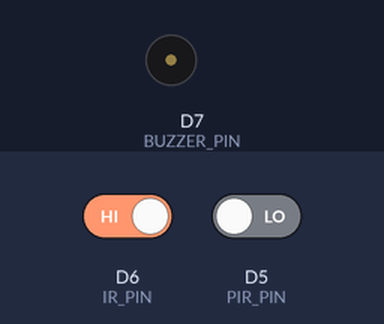
This sketch was run on a simulated ESP8266 (NodeMCU). Parts: buzzer (waves = sounding, pin HIGH). Inputs (shaded band) come from the test bench; at power-on: D6 (IR_PIN) HIGH, D5 (PIR_PIN) LOW. The modem accepts every AT command (registered, SIM ready, sends succeed) and sends nothing else; what the sketch prints to the serial monitor is not drawn.

Above: at 7.2 s.
7.3 s: D6 (IR_PIN) driven LOW
At 7.8 s:
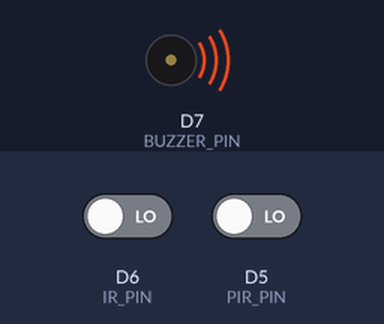
Timing chart, 0 to 10.3 s (numbered marks = the images above; inputs shaded):
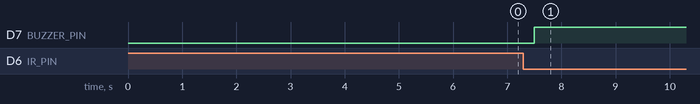

The sketch:

warehouse_security.ino
```cpp
#include <SoftwareSerial.h>
#include <ESP8266WiFi.h>

#define PIR_PIN D5          // PIR Motion Sensor
#define IR_PIN D6           // IR Sensor
#define BUZZER_PIN D7       // Buzzer

SoftwareSerial gsm(4, 5);   // GSM SIM800L Tx=4, Rx=5

void setup() {
  Serial.begin(115200);
  gsm.begin(9600);

  pinMode(PIR_PIN, INPUT);
  pinMode(IR_PIN, INPUT);
  pinMode(BUZZER_PIN, OUTPUT);

  digitalWrite(BUZZER_PIN, LOW);

  Serial.println("Warehouse Security System Started");
  sendSMS("System Activated - Warehouse Monitoring Started");
}

void loop() {
  int pirValue = digitalRead(PIR_PIN);
  int irValue = digitalRead(IR_PIN);

  if (pirValue == HIGH || irValue == LOW) {
    Serial.println("⚠ ALERT! Unauthorized entry detected!");

    digitalWrite(BUZZER_PIN, HIGH);
    sendSMS("⚠ ALERT: Intrusion detected in warehouse!");
    delay(5000);
    digitalWrite(BUZZER_PIN, LOW);
  }

  delay(500);
}

void sendSMS(String message) {
  gsm.println("AT+CMGF=1");
  delay(1000);

  gsm.println("AT+CMGS=\"+91XXXXXXXXXX\""); // PUT YOUR NUMBER
  delay(1000);

  gsm.print(message);
  delay(1000);

  gsm.write(26); // send Ctrl+Z
  delay(3000);
}
```

Measured:
- after the input at 7.3 s, D7 (BUZZER_PIN): LOW → HIGH after 0.20 s
